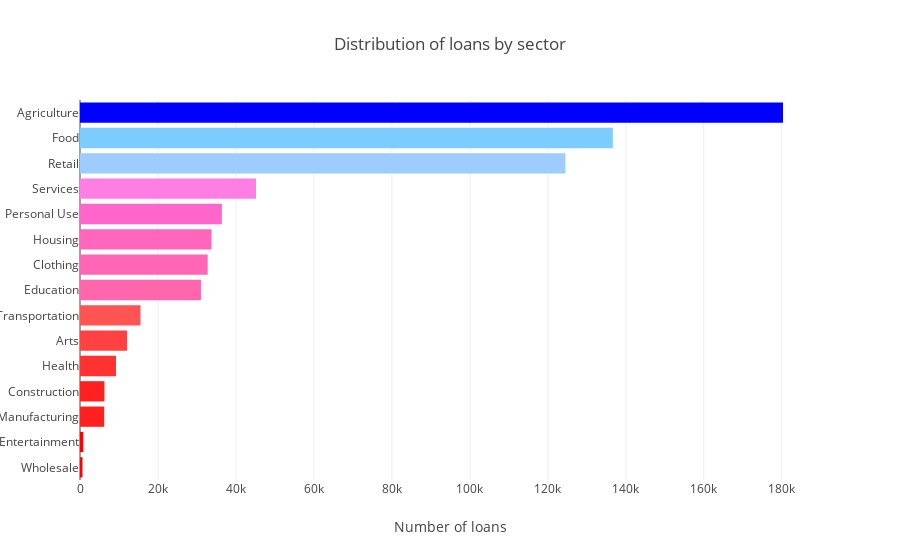

Here is the notebook cell this chart was saved with:
### Markdown cell above
# LOANS

### Code cell
"""Thanks to @SRK"""
loan_sec = child['sector'].value_counts()
trace = go.Bar(
    y=loan_sec.index[::-1],
    x=loan_sec.values[::-1],
    orientation = 'h',
    marker=dict(
        color=loan_sec.values[::-1],
        colorscale = 'Picnic',
        reversescale = True
              ),
            )

layout = dict(
    title='Distribution of loans by sector',
    xaxis=dict(
        title='Number of loans'),
            )

data = [trace]
fig = go.Figure(data=data, layout=layout)
py.iplot(fig, filename='Loans_by_sector')
print("It would be interesting to dig deeper and see what Personal Use refers to")

### Figure 1 — Plotly figure (JSON) as saved in the notebook; plotly's stock layout.template omitted (floating-point values rounded to 4 significant figures)
{"data": [{"marker": {"color": [634, 830, 6208, 6268, 9223, 12060, 15518, 31013, 32742, 33731, 36385, 45140, 124494, 136657, 180302], "colorscale": "Picnic", "reversescale": true}, "orientation": "h", "type": "bar", "x": [634, 830, 6208, 6268, 9223, 12060, 15518, 31013, 32742, 33731, 36385, 45140, 124494, 136657, 180302], "y": ["Wholesale", "Entertainment", "Manufacturing", "Construction", "Health", "Arts", "Transportation", "Education", "Clothing", "Housing", "Personal Use", "Services", "Retail", "Food", "Agriculture"]}], "layout": {"title": "Distribution of loans by sector", "xaxis": {"title": "Number of loans"}}}
